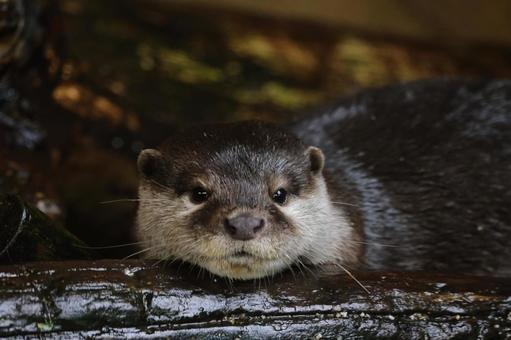
#> input picture chapter08/soodal.jpeg, 511 x 340 px
$ python flip.py
#> lines starting #> are read from the running program, lines starting #| are printed output that depends on the picture
import numpy as np
import cv2 as cv

def affine_flip():
    src = cv.imread('soodal.jpeg')
#> src is the input picture: shape (340, 511, 3); mean B, G, R 38.6, 46.6, 53.3

    if src is None:
        print('Imeage load failed')
        return
    cv.imshow('src', src)

    for flip_code in [1, 0 , -1]:
        dst = cv.flip(src, flip_code)

        desc = 'flipcode: %d' %flip_code
        cv.putText(dst, desc, (10, 30), cv.FONT_HERSHEY_SIMPLEX, 1.0, (255, 0 ,0), 1, cv.LINE_AA)

        cv.imshow('dst', dst)
        cv.waitKey()
#> this loop made 3 passes
#> pass 1, in affine_flip, `dst = cv.flip(src, flip_code)`:
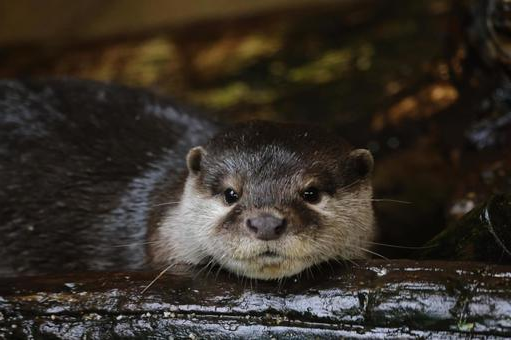
#> dst: shape (340, 511, 3); mean B, G, R 38.6, 46.6, 53.3
#> pass 1, in affine_flip, `cv.imshow('dst', dst)`:
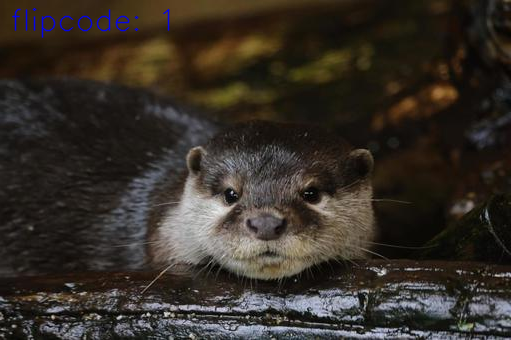
#> window 'dst': shape (340, 511, 3); mean B, G, R 39.2, 46.5, 53.1
#> pass 2, in affine_flip, `dst = cv.flip(src, flip_code)`:
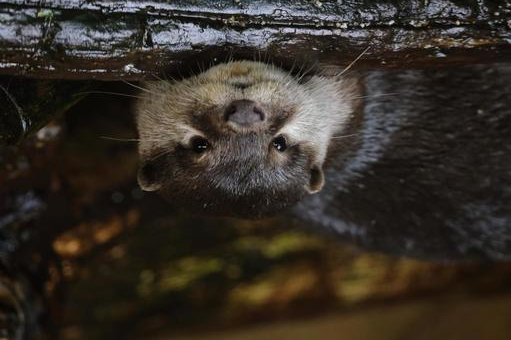
#> dst: shape (340, 511, 3); mean B, G, R 38.6, 46.6, 53.3
#> pass 2, in affine_flip, `cv.imshow('dst', dst)`:
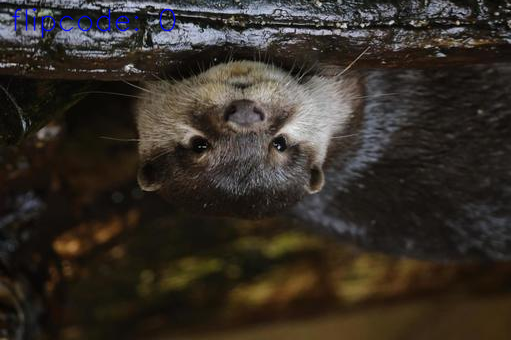
#> window 'dst': shape (340, 511, 3); mean B, G, R 39.2, 46.5, 53.1
#> after the loop:
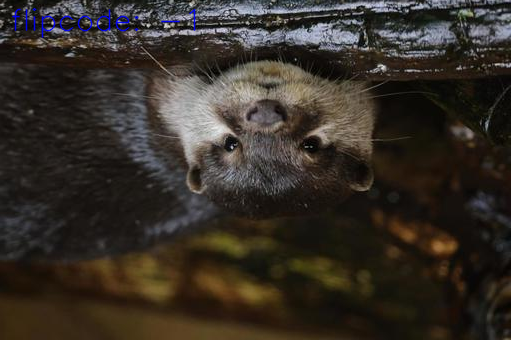
#> dst: shape (340, 511, 3); mean B, G, R 39.2, 46.5, 53.1
    cv.destroyAllWindows()

affine_flip()

$ run again, with chapter08/rose.bmp saved as chapter08/soodal.jpeg
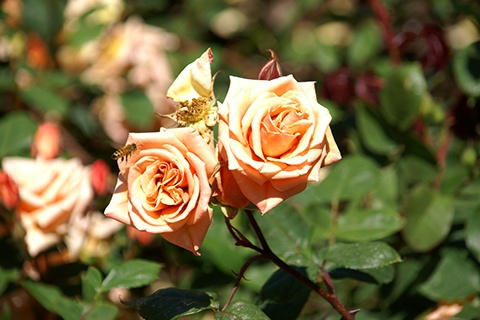
#> input picture chapter08/rose.bmp, 480 x 320 px
#> in affine_flip, src is the input picture: shape (320, 480, 3); mean B, G, R 63.2, 103.5, 115.6
#> the loop in affine_flip, `for flip_code in [1, 0 , -1]:` made 3 passes
#> pass 1, in affine_flip, `cv.imshow('dst', dst)`:
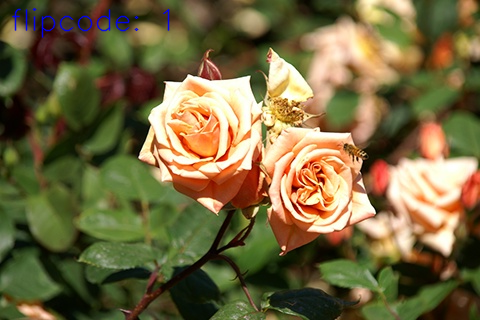
#> window 'dst': shape (320, 480, 3); mean B, G, R 63.8, 103.4, 115.5
#> after the loop in affine_flip, `for flip_code in [1, 0 , -1]:`:
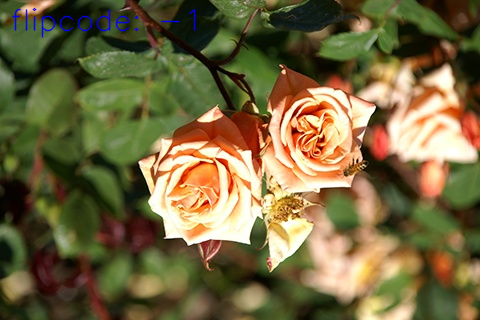
#> dst: shape (320, 480, 3); mean B, G, R 63.9, 103.4, 115.5
